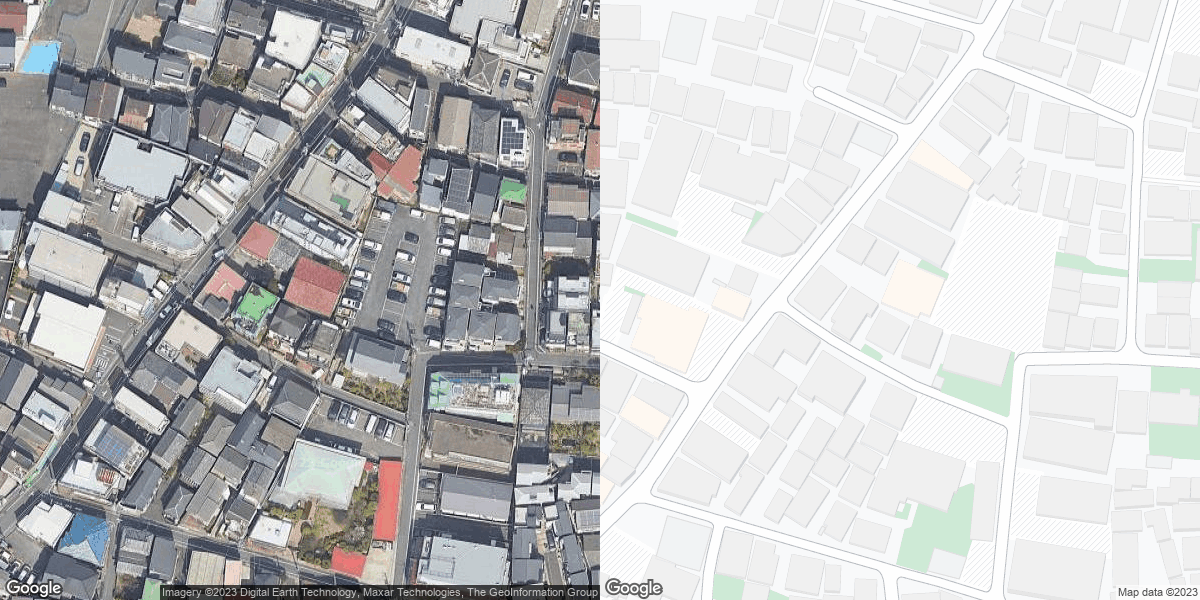
#> input picture dataset/0.png, 1200 x 600 px
$ python mask.py --file dataset/0.png
#> lines starting #> are read from the running program, lines starting #| are printed output that depends on the picture
import argparse
import struct
import codecs
from PIL import Image
import numpy as np

SIZE = 512
BASE_SIZE = 600

parser = argparse.ArgumentParser()
parser.add_argument('-f', '--file')
parser.add_argument('-c', '--color')
parser.add_argument('-s', '--save_path', required=False)
args = parser.parse_args()

dst = Image.new('RGB', (2 * SIZE, SIZE))
#> dst: PIL image 1024x512 RGB; every value is 0
img1 = Image.open(args.file).crop((BASE_SIZE, 0, BASE_SIZE + SIZE, SIZE))
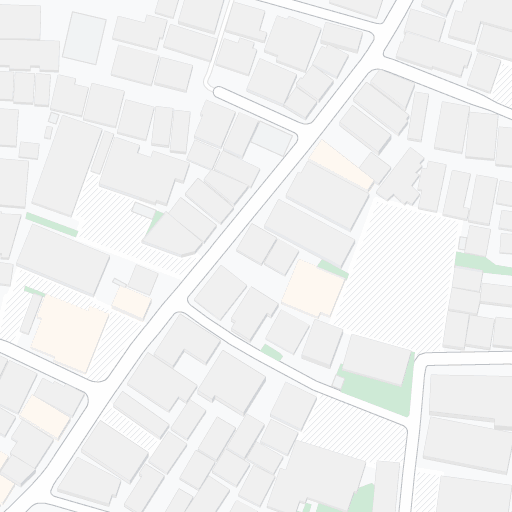
#> img1: PIL image 512x512 RGB; mean R, G, B 242, 242.6, 242.4
dst.paste(img1, (0, 0))
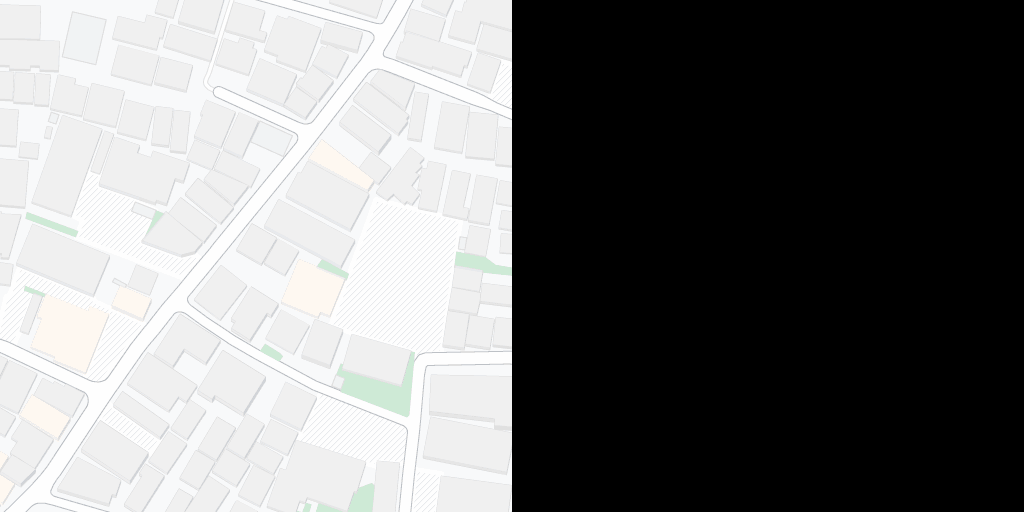
#> dst: PIL image 1024x512 RGB; mean R, G, B 121, 121.3, 121.2
arr = np.array(img1)

#> (the run stopped early here; a loop or call above may not have finished)

$ run again, on dataset/10.png
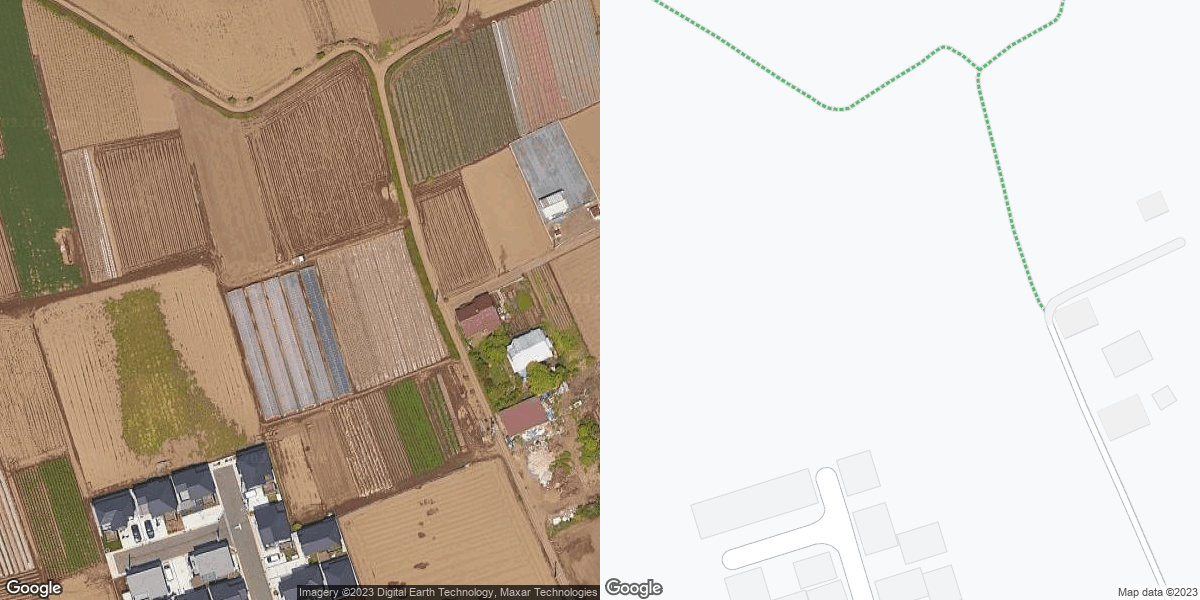
#> input picture dataset/10.png, 1200 x 600 px
#> `img1 = Image.open(args.file).crop((BASE_SIZE, 0, BASE_SIZE + SIZE, SIZ..`:
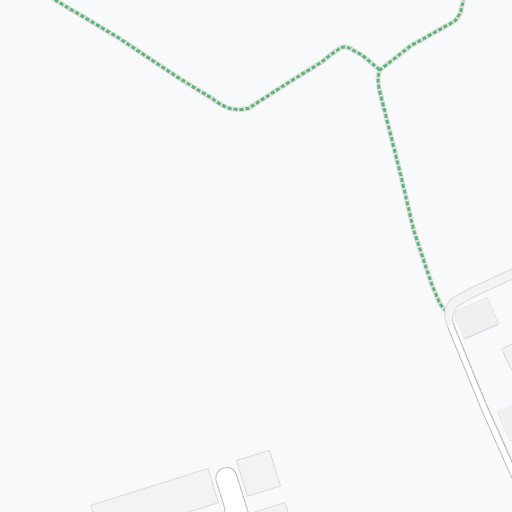
#> img1: PIL image 512x512 RGB; mean R, G, B 246.6, 248.1, 248.7
#> `dst.paste(img1, (0, 0))`:
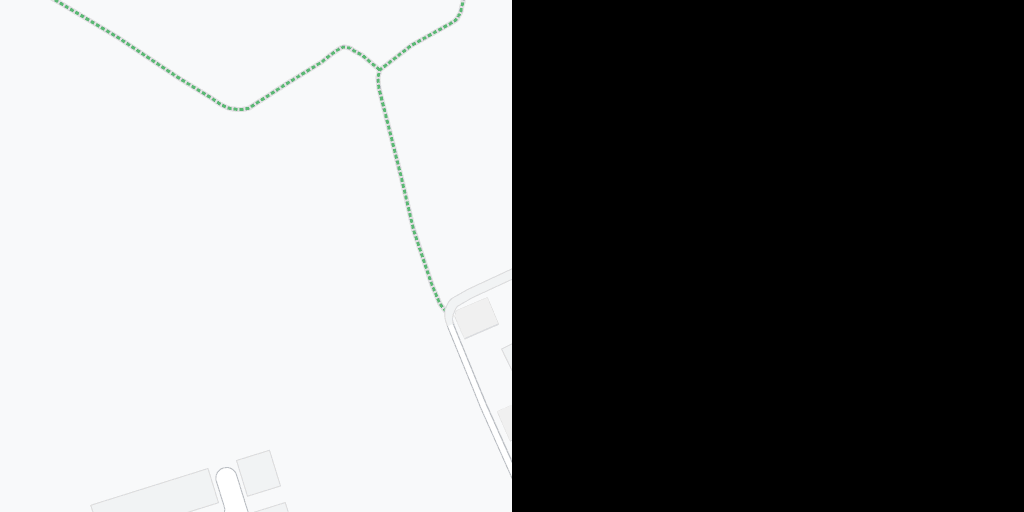
#> dst: PIL image 1024x512 RGB; mean R, G, B 123.3, 124, 124.4

$ run again, on dataset/11.png
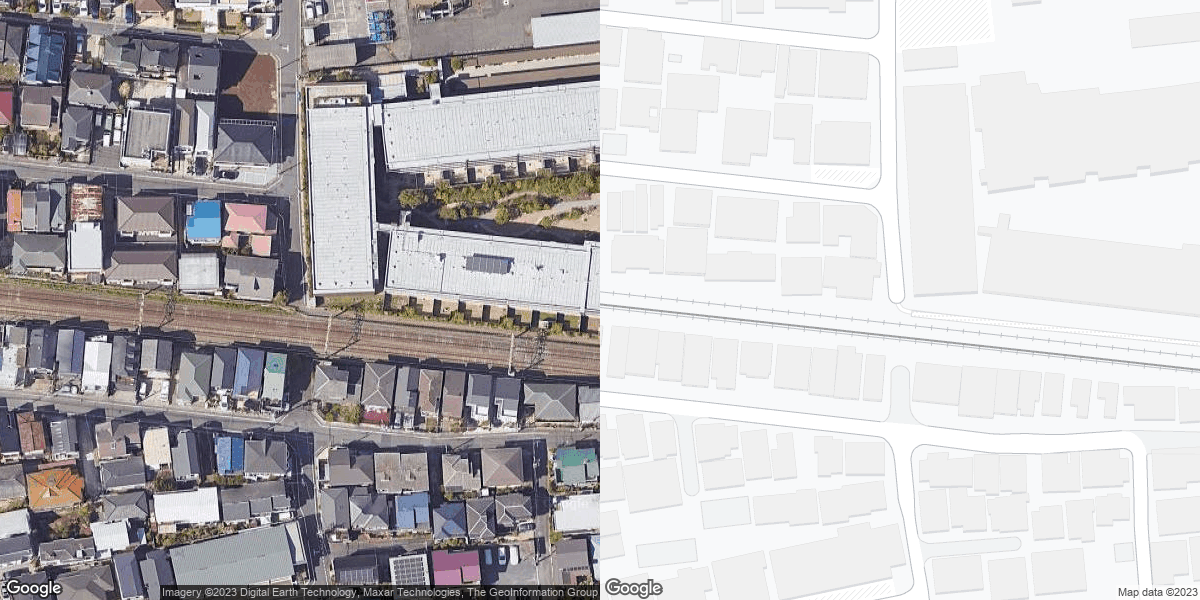
#> input picture dataset/11.png, 1200 x 600 px
#> `img1 = Image.open(args.file).crop((BASE_SIZE, 0, BASE_SIZE + SIZE, SIZ..`:
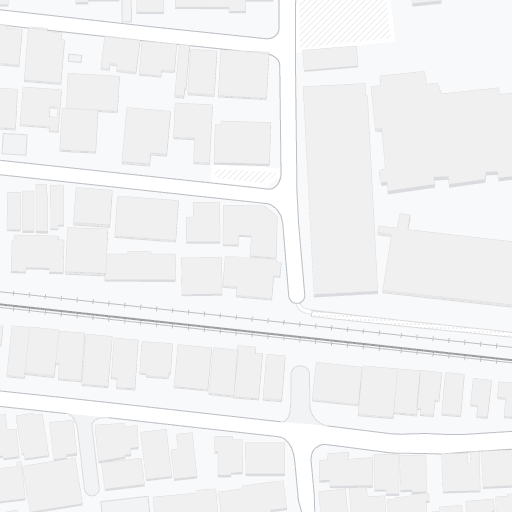
#> img1: PIL image 512x512 RGB; mean R, G, B 242.7, 243.2, 243.7
#> `dst.paste(img1, (0, 0))`:
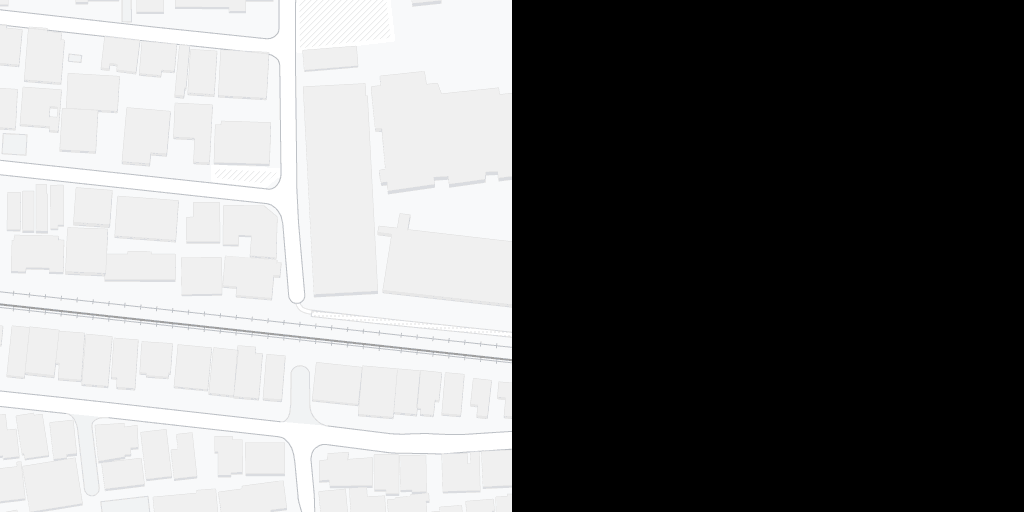
#> dst: PIL image 1024x512 RGB; mean R, G, B 121.3, 121.6, 121.8

$ run again, on dataset/12.png
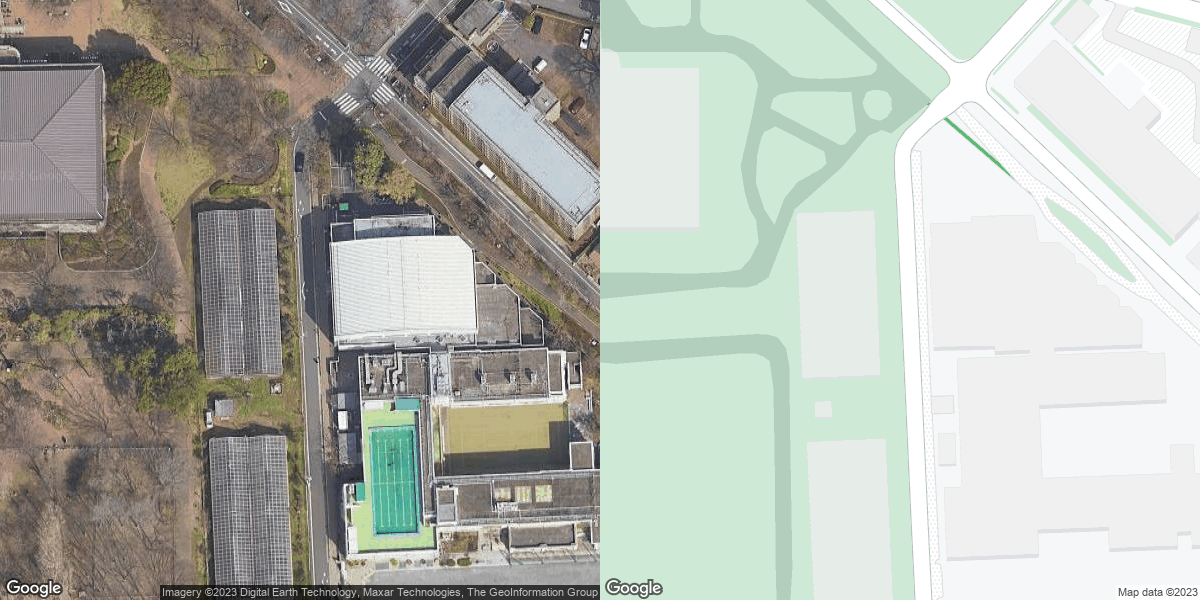
#> input picture dataset/12.png, 1200 x 600 px
#> `img1 = Image.open(args.file).crop((BASE_SIZE, 0, BASE_SIZE + SIZE, SIZ..`:
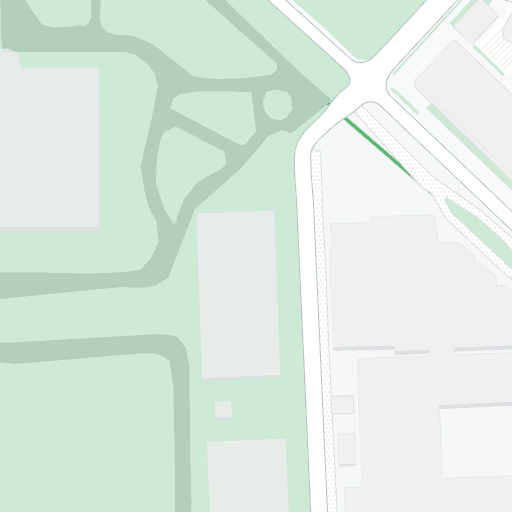
#> img1: PIL image 512x512 RGB; mean R, G, B 220.2, 235.2, 225.3
#> `dst.paste(img1, (0, 0))`:
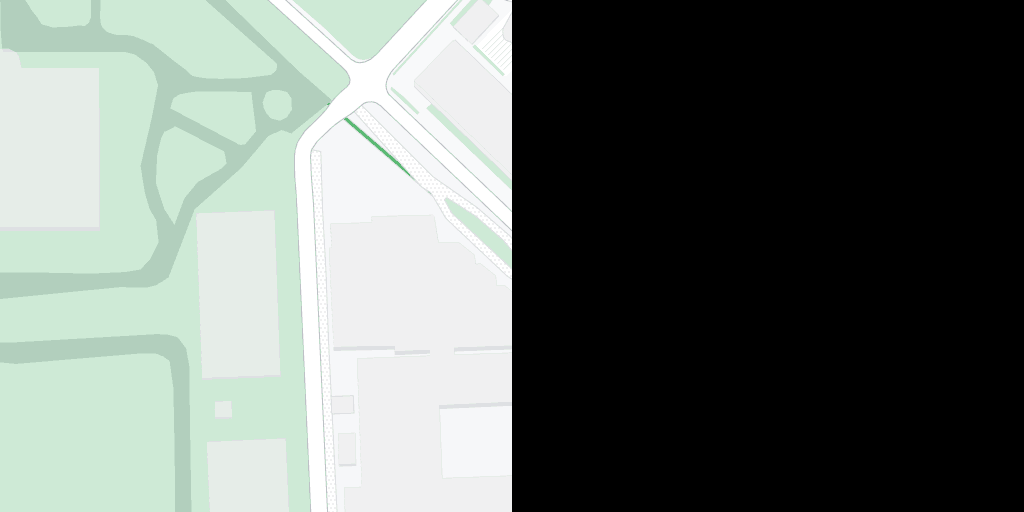
#> dst: PIL image 1024x512 RGB; mean R, G, B 110.1, 117.6, 112.6
